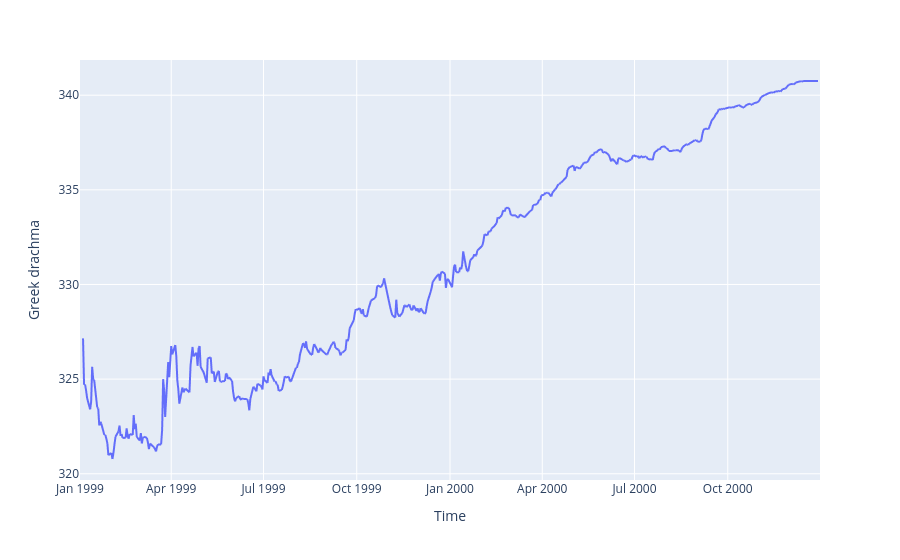

Notebook source saved alongside this figure:
### Markdown cell above
### Visualizations

### Code cell
fig = px.line(euro_to_drachma, x="Time", y="Greek drachma")
fig.update_xaxes(range=["1999-01-01", "2000-12-31"])
fig.show()

### Figure 1 — Plotly figure (JSON) as saved in the notebook; plotly's stock layout.template omitted (floating-point values rounded to 4 significant figures; data arrays with more than 128 entries replaced by an {"elided": "..."} marker saying what was removed)
{"data": [{"hovertemplate": "Time=%{x}<br>Greek drachma=%{y}<extra></extra>", "legendgroup": "", "line": {"color": "#636efa", "dash": "solid"}, "marker": {"symbol": "circle"}, "mode": "lines", "name": "", "showlegend": false, "type": "scattergl", "x": {"elided": "6450 str values"}, "xaxis": "x", "y": {"elided": "6450 float values"}, "yaxis": "y"}], "layout": {"legend": {"tracegroupgap": 0}, "margin": {"t": 60}, "xaxis": {"anchor": "y", "domain": [0, 1], "range": ["1999-01-01", "2000-12-31"], "title": {"text": "Time"}}, "yaxis": {"anchor": "x", "domain": [0, 1], "title": {"text": "Greek drachma"}}}}
